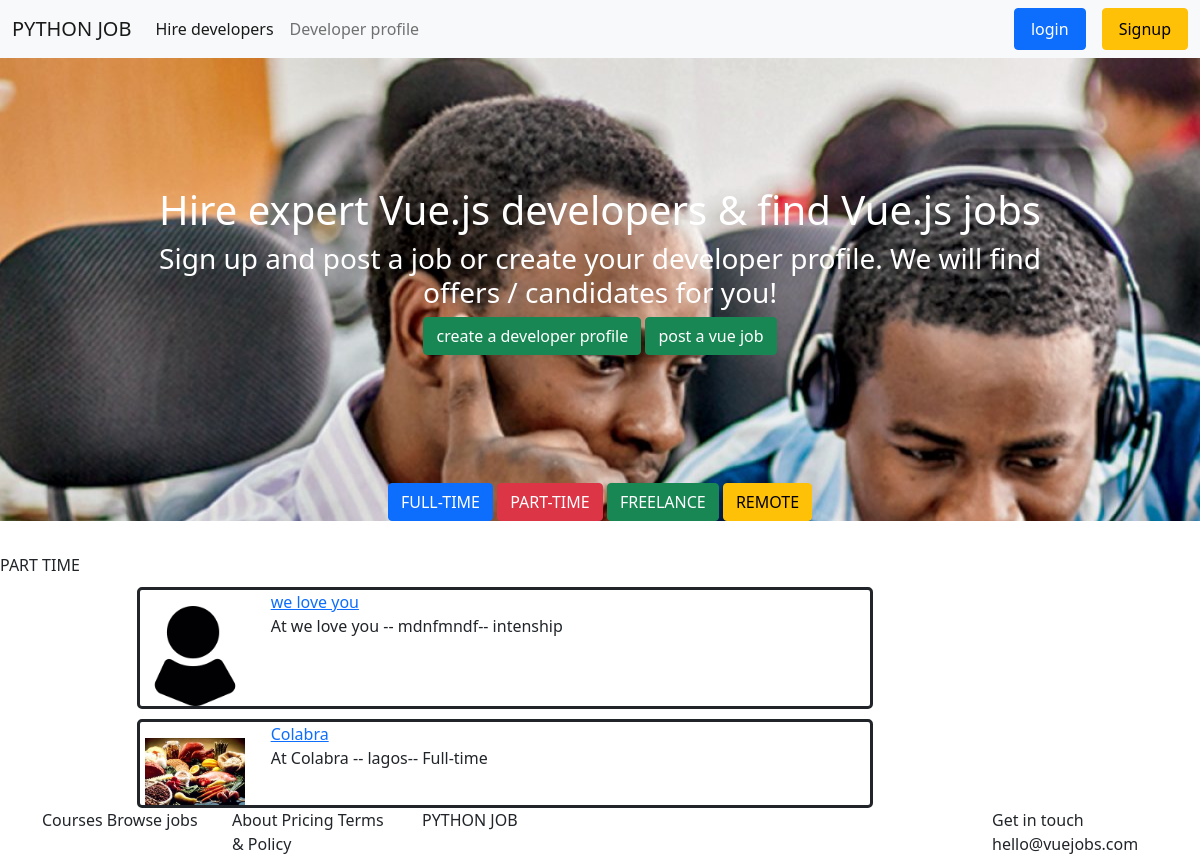
Screenshot of /PART_TIME/ with the database file from the repository.
### jobs/models.py (models this page shows, shortened)
class Company_detail(models.Model):
    user = models.OneToOneField(User, null=True, blank=True, on_delete=models.CASCADE, related_name = 'text_content')
    Company_name = models.CharField(max_length=100, null=True, blank=True)
    Company_logo= models.ImageField(upload_to='images/', null=True,default="images/profile1.png", blank=True)
    Company_Describe = models.TextField( null=True, blank=True)
    website = models.CharField(max_length=200, null=True, blank=True)
    Job_title = models.CharField(max_length=100, null=True, blank=True  )
    Job = models.CharField(max_length=100, null=True, choices=Job_type, blank=True)
    Level_of_seniority = models.CharField(max_length=100, null=True, choices=Level, blank=True)
    Job_description = models.TextField(null=True, blank=True)
    short_Job_description = models.CharField(max_length=100, null=True,blank=True)
    How_to_apply = models.TextField(null=True, blank=True)
    Application_target = models.CharField(max_length=200,blank=True, null=True)
    Location = models.CharField(max_length=100, null=True,blank=True )
    tags = models.ManyToManyField(Tag, blank=True,)

### jobs/views.py (the view)
# urls.py: path('PART_TIME/', views.PART_TIME, name="PARTTIME"),
def PART_TIME(request):
    jobs = Company_detail.objects.filter(tags__name="PARTTIME")
    for i in jobs:
        print(i.Company_name)
    status = 'PART TIME'
    context =  {'jobs':jobs, 'status':status,}
    return render(request, 'job_status_page.html',context )

### templates/job_status_page.html (shortened to what this page needs)
{% extends 'base.html' %}
{% block content %}
{% load static %}
{%  include 'sec.html' %}
{{status}}
<section class="index_sec2">
    <div class="container">
        <div class="row">
            <div class="col-md-1 ">
            </div>
            <div class="col-md-8">
                {%for job in jobs reversed %}
                    <div class="index_sec2_job">
                        <div class="row">
                            <div class="col-sm-2 job_img">
                                <img src="{{job.Company_logo.url}}" alt="company logo" width="100">
                            </div>
                            <div class="col-sm-9">
                                <div><a href="{%  url 'job_detail' job.id%}">{{job.Company_name}}</a></div>
                                <div>At {{job.Company_name}} -- {{job.Location}}-- {{job.Job}}</div>
                            </div>
                        </div>
                    </div>
                {% endfor %}
            </div>
            <div class="col-md-2"> </div>
        </div>
    </div>
</section>
{%  include 'footer.html' %}
{% endblock content %}

### static/css/style.css (style rules this page uses)
.index_sec2_job { border: solid 3px; background-color: white; border-radius: 5px; margin-top: 10px; }
.job_img { margin-top: 1em; margin-left: 5px; }

### rows the page displays
Company_detail: Company_logo (picture), Company_name "we love you", Location "mdnfmndf", Job "intenship"
Company_detail: Company_logo (picture), Company_name "Colabra", Location "lagos", Job "Full-time"

### other values shown
{{ status }} "PART TIME"
